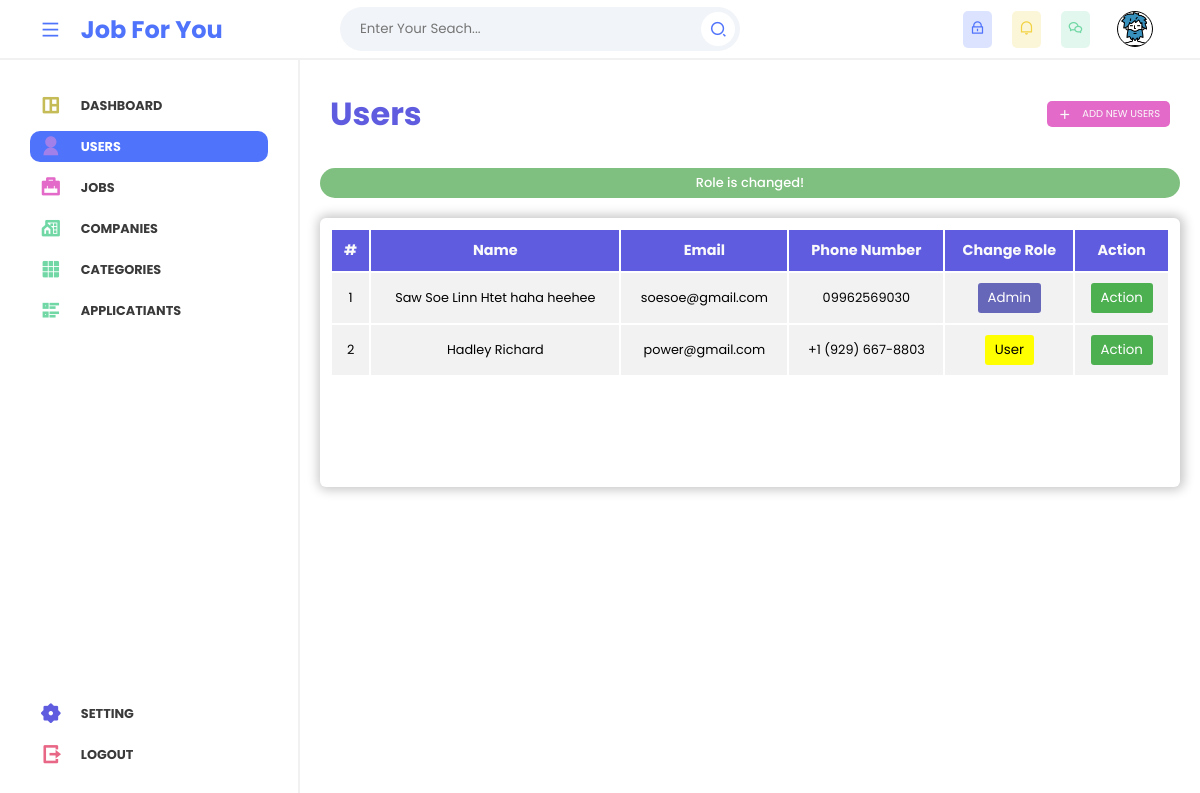
Page /view/admin/users/index.php?role_change_success=1 (signed in) on the committed database.
### tables this page shows
CREATE TABLE `users` (
  `id` int NOT NULL AUTO_INCREMENT,
  `name` varchar(255) NOT NULL,
  `email` text NOT NULL,
  `password` text NOT NULL,
  `image` text,
  `phone_number` text NOT NULL,
  `address` mediumtext,
  `city` text NOT NULL,
  `postal_code` int NOT NULL,
  `role_id` int NOT NULL DEFAULT '2',
  `created_at` timestamp NOT NULL DEFAULT CURRENT_TIMESTAMP ON UPDATE CURRENT_TIMESTAMP,
  `updated_at` timestamp NOT NULL DEFAULT '0000-00-00 00:00:00',
  PRIMARY KEY (`id`),
  KEY `roles` (`role_id`),
  CONSTRAINT `roles` FOREIGN KEY (`role_id`) REFERENCES `roles` (`id`) ON DELETE CASCADE
);

CREATE TABLE `roles` (
  `id` int NOT NULL AUTO_INCREMENT,
  `name` varchar(255) NOT NULL,
  `created_at` timestamp NOT NULL DEFAULT CURRENT_TIMESTAMP ON UPDATE CURRENT_TIMESTAMP,
  `updated_at` timestamp NOT NULL DEFAULT CURRENT_TIMESTAMP,
  PRIMARY KEY (`id`)
);

### App/_classes/Models/Database/MYSQL.php (called while the page is built, shortened)
<?php
  class MYSQL
  {
    private $dbhost;
    private $dbname;
    private $dbuser;
    private $dbpass;
    public function __construct(
      $dbhost = "localhost",
      $dbname = "job-for-you",
      $dbuser = "root",
      $dbpass = ""
    ){
      $this->dbhost = $dbhost;
      $this->dbname = $dbname;
      $this->dbuser = $dbuser;
      $this->dbpass = $dbpass;
    }
    public function connect(){
      try{
        $this->db = new PDO(
          "mysql:host=$this->dbhost;dbname=$this->dbname",
          $this->dbuser,
          $this->dbpass,
          [
            PDO::ATTR_ERRMODE => PDO::ERRMODE_WARNING,
            PDO::ATTR_DEFAULT_FETCH_MODE => PDO::FETCH_OBJ,
          ]
        );
        return $this->db;
      }catch(PDOException $e){
        throw $e;
      }
    }
  }

### App/_classes/Models/Database/UsersTable.php (called while the page is built, shortened)
<?php
  class UsersTable
  {
    private $db = null;
    public function __construct(MYSQL $db){
      $this->db = $db->connect();
    }
    public function getALL(){
      $statement = $this->db->query(
        "
        SELECT
        users.*, roles.name AS role
        FROM users LEFT JOIN roles
        ON users.role_id = roles.id
      ");
      return $statement->fetchAll();
    }
  }

### view/admin/users/index.php (the view, shortened to what this page needs)
<?php
$table = new UsersTable(new MYSQL());
$users = $table->getALL();
?>
<?php include("../layouts/header.php") ?>
<section class="main-content">
  <div class="related_header">
    <p>Users</p>
    <a href="./create.php">
      <i class="ri-add-fill"></i>
      <span>
        ADD NEW USERS
      </span>
    </a>
  </div>
  <div class="alert-box">
    <?php if (isset($_GET['role_change_success']) == 1) : ?>
      <div class="alert alert-success">
        Role is changed!
      </div>
    <?php endif ?>
  </div>
  <div class="related_area">
    <div class="table-holder">
      <table>
        <thead>
          <tr>
            <th>#</th>
            <th>Name</th>
            <th>Email</th>
            <th>Phone Number</th>
            <th>Change Role</th>
            <th>Action</th>
          </tr>
        </thead>
        <tbody>
          <?php if (count($users) > 0) : ?>
            <?php foreach ($users as $i => $user) : ?>
              <tr>
                <td>
                  <?= $i + 1 ?>
                </td>
                <td>
                  <?= $user->name ?>
                </td>
                <td>
                  <?= $user->email ?>
                </td>
                <td>
                  <?= $user->phone_number ?>
                </td>
                <td>
                  <div class="dropdown">
                    <button class="dropbtn
                    <?= $user->role_id == 1 ? 'switch-admin' : 'switch-other' ?>">
                      <?= $user->role ?>
                    </button>
                  </div>
                </td>
                <td>
                  <div class="dropdown">
                    <button class="dropbtn">Action</button>
                  </div>
                </td>
              </tr>
            <?php endforeach ?>
          <?php endif ?>
        </tbody>
      </table>
    </div>
  </div>
</section>
<?php include("../layouts/footer.php") ?>

### public/css/admin.css (style rules this page uses)
* { margin: 0; padding: 0; box-sizing: border-box; font-family: 'Poppins', sans-serif; }
body { width: 100%;Responsibility position: relative; }
.main-content { width: calc(100% - 300px); height: calc(100vh - 60px); overflow-y: scroll; top: 0; right: 0; position: absolute; padding: 20px 20px; transition: .6s; background-color: #fff; }
.related_header { width: 100%; height: auto; display: flex; align-items: center; justify-content: space-between; padding: 10px 10px; margin-bottom: 20px; }
.related_header p { font-size: 2rem; font-weight: 700; color: #5f5ce0; }
.related_header a { font-size: 10px; padding: 5px 10px; display: flex; align-items: center; gap: 10px; color: #fafafa; border-radius: 5px; background-color: #e36ac8; text-decoration: none; cursor: pointer; }
.related_header a i { font-size: 15px; }
.related_area { width: 100%; padding: 10px; background-color: rgb(255, 255, 255); box-shadow: 1px 0 11px 3px #c7c7c7; margin-top: 20px; border-radius: 6px; margin-bottom: 20px; position: relative; z-index: 0; }
.related_area .table-holder { width: 100%; }
.related_area table { min-width: 100%; text-align: center; margin-bottom: 100px; }
.related_area table tr th { background-color: #5f5ce0; font-weight: normal; color: #fafafa; font-weight: bold; font-size: 0.9rem; padding: 10px; }
.related_area table tr td { font-size: 0.8rem; padding: 10px; background-color: #f2f2f2; }
.alert-box { margin-top: 20px; margin-bottom: 20px; }
.alert-box .alert { width: auto; height: 30px; border-radius: 30px; display: flex; align-items: center; justify-content: center; font-size: 13px; }
.alert-box .alert.alert-success { color: #fff; font-weight: 500; background-color: rgba(0, 128, 0, .5); }
.dropbtn { background-color: #4CAF50; color: white; padding: 5px 10px; border: none; border-radius: 3px; cursor: pointer; }
.dropbtn.switch-admin { background-color: rgb(103, 103, 185); }
.dropbtn.switch-other { background-color: yellow; color: #000; }
.dropdown { display: inline-block; }
.alert { color: orangered; }

### rows in the picture
users: name "Saw Soe Linn Htet haha heehee", email "soesoe@gmail.com", phone_number "09962569030", role.name "Admin"
users: name "Hadley Richard", email "power@gmail.com", phone_number "+1 (929) 667-8803", role.name "User"
